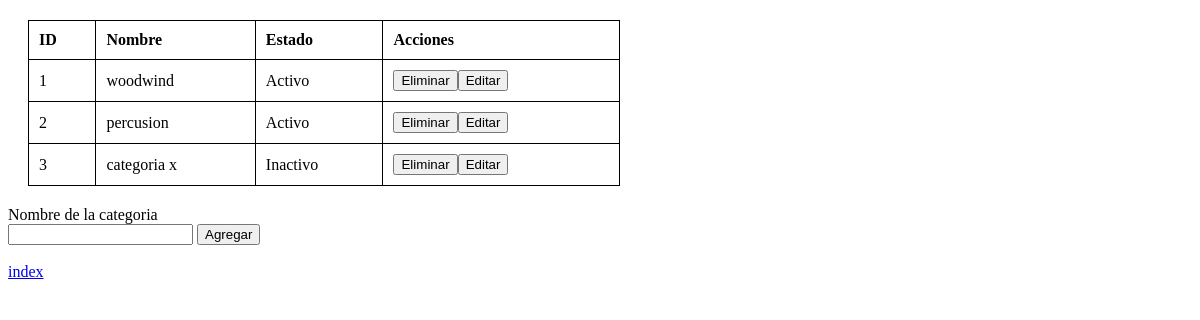
/view/categoriaView.php, run on the app's committed database.
### tables this page shows
CREATE TABLE `tbcategoria` (
  `tbcategoriaid` int(11) NOT NULL,
  `tbcategorianombre` varchar(500) NOT NULL,
  `tbcategoriaestado` tinyint(1) NOT NULL
);

### data/data.php (called while the page is built, shortened)
<?php
class Data
{
    public $server = "172.28.160.86";
    public $user = "root";
    public $password = "";
    public $db = "bdescuelamusica";
    public function __construct()
    {
        $this->conn = new mysqli($this->server, $this->user, $this->password, $this->db);
    }
}
?>

### business/categoriaBusiness.php (called while the page is built, shortened)
<?php
include '../data/dataCategoria.php';
class categoriaBusiness
{
    private $dataCategoria;
    public function __construct()
    {
        $this->dataCategoria = new dataCategoria();
    }
    public function getCategorias()
    {
        return $this->dataCategoria->getCategorias();
    }
}
?>

### data/dataCategoria.php (called while the page is built, shortened)
<?php
include_once 'data.php';
include '../domain/categoria.php';
class dataCategoria extends Data{
    public function getCategorias(){
        $sql = "SELECT * FROM tbcategoria";
        $result = $this->conn->query($sql);
        $categorias = [];
        while ($row = $result->fetch_assoc()) {
            $categoria = new Categoria($row['tbcategoriaid'], $row['tbcategorianombre'], $row['tbcategoriaestado']);
            array_push($categorias, $categoria);
        }
        return $categorias;
    }
}
?>

### domain/categoria.php (called while the page is built, shortened)
<?php
class Categoria
{
    public $id;
    public $nombre;
    public $estado;
    public function __construct($id = "", $nombre = "", $estado = "")
    {
        $this->id = $id;
        $this->nombre = $nombre;
        $this->estado = $estado;
    }
    public function getId()
    {
        return $this->id;
    }
    public function getNombre()
    {
        return $this->nombre;
    }
    public function getEstado()
    {
        return $this->estado;
    }
}

### view/categoriaView.php (the view, shortened to what this page needs)
<!DOCTYPE html>
<html lang="en">
<head>
    <link rel="stylesheet" href="/view/css/table.css">
</head>
<body>
    <div>
        <table>
            <thead>
                <th>ID</th>
                <th>Nombre</th>
                <th>Estado</th>
                <th>Acciones</th>
            </thead>
            <tbody>
                <?php
                include '../business/categoriaBusiness.php';
                $categoriaBusiness = new categoriaBusiness();
                $categorias = $categoriaBusiness->getCategorias();
                foreach ($categorias as $categoria) {
                    echo "<tr>";
                    echo "<td>" . $categoria->getId() . "</td>";
                    echo "<td>" . $categoria->getNombre() . "</td>";
                    echo "<td>";
                    if ($categoria->getEstado() == 1) {
                        echo "Activo";
                    } else {
                        echo "Inactivo";
                    }
                    echo "</td>";
                    echo "<td>";
                    echo "<form method='post' action='../business/categoriaActions.php' style='display:inline;'>";
                    echo "<input type='submit' value='Eliminar' name='delete'>";
                    echo "</form>";
                    echo "<form method='get' action='categoriaEdit.php' style='display:inline;'>";
                    echo "<input type='submit' value='Editar' name='edit'>";
                    echo "</form>";
                    echo "</td>";
                    echo "</tr>";
                }
                ?>
            </tbody>
        </table>
    </div>
    <div>
        <form id="createForm" method="post" enctype="multipart/form-data" action="../business/categoriaActions.php">
            <label for="nombreCategoria">Nombre de la categoria</label><br>
            <input type="text" name="nombre">
            <input type="submit" value="Agregar" name="create">
        </form>
    </div>
</body>
<br><a href="../index.php">index</a>
</html>

### view/css/table.css (style rules this page uses)
table { border-collapse: collapse; width: 50%; margin: 20px; }
table, th, td { border: 1px solid black; }
th, td { padding: 10px; text-align: left; }

### data on the page
tbcategoria: tbcategoriaid "1", tbcategorianombre "woodwind", tbcategoriaestado "Activo"
tbcategoria: tbcategoriaid "2", tbcategorianombre "percusion", tbcategoriaestado "Activo"
tbcategoria: tbcategoriaid "3", tbcategorianombre "categoria x", tbcategoriaestado "Inactivo"
